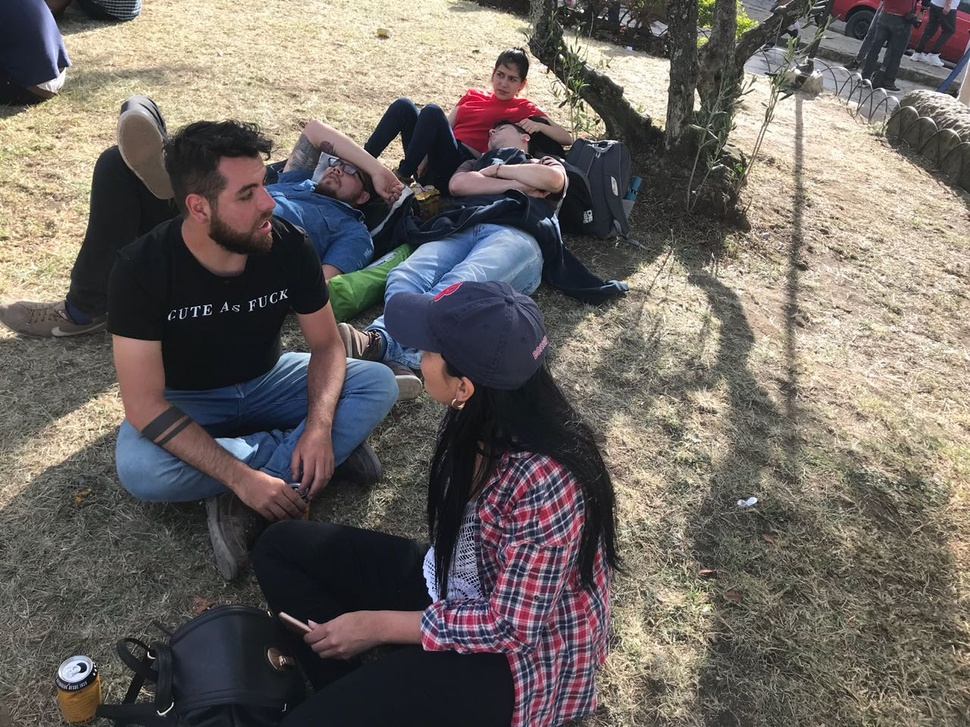
#> input picture data_test/profile_juan.jpg, 970 x 727 px, shrunk from 1280 x 960 before the run
$ python test.py
#> lines starting #> are read from the running program, lines starting #| are printed output that depends on the picture
import cv2
import time
import imutils
import numpy as np


def detect(img, cascade):
    rects,_,confidence = cascade.detectMultiScale3(img, scaleFactor=1.3, minNeighbors=4, minSize=(30, 30),
                                    flags=cv2.CASCADE_SCALE_IMAGE, outputRejectLevels = True)
    #rects = cascade.detectMultiScale(img,minNeighbors=10, scaleFactor=1.05)
    if len(rects) == 0:
        return (),()
    rects[:,2:] += rects[:,:2]
    return rects,confidence

def bounding_box(img,box,match_name=[]):
    for i in np.arange(len(box)):
        x0,y0,x1,y1 = box[i]
        img = cv2.rectangle(img,
                      (x0,y0),
                      (x1,y1),
                      (0,255,0),3);
        if not match_name:
            continue
        else:
            cv2.putText(img, match_name[i], (x0, y0-10), cv2.FONT_HERSHEY_SIMPLEX, 0.9, (0,255,0), 2)
    return img

def convert_rightbox(img,box_right):
    res = np.array([])
    _,x_max = img.shape
    for box_ in box_right:
        box = np.copy(box_)
        box[0] = x_max-box_[2]
        box[2] = x_max-box_[0]
        if res.size == 0:
            res = np.expand_dims(box,axis=0)
        else:
            res = np.vstack((res,box))
    return res


# crear el detector de rostros frontal
detect_frontal_face = cv2.CascadeClassifier('haarcascades/haarcascade_frontalface_alt.xml')
# crear el detector de perfil rostros
detect_perfil_face = cv2.CascadeClassifier('haarcascades/haarcascade_profileface.xml')

img = cv2.imread("data_test/profile_juan.jpg")
#> img is the input picture: shape (727, 970, 3); mean B, G, R 98.4, 103.7, 110
gray = cv2.cvtColor(img, cv2.COLOR_BGR2GRAY)
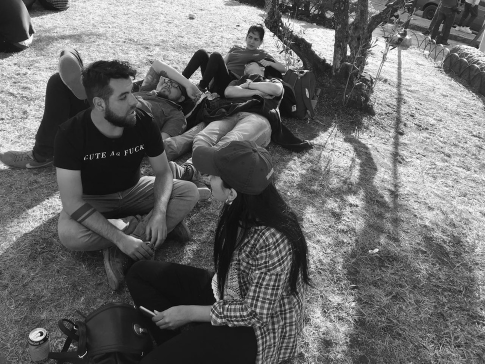
#> gray: shape (727, 970) (shown at 1/2 size); min 0, max 255, mean 105

# frontal_face
box_frontal,w_frontal = detect(gray,detect_frontal_face)
#> in detect, `rects,_,confidence = cascade.detectMultiScale3(img, scaleFactor=1.3, m..`: rects = ()
#> box_frontal = (); w_frontal = ()
if len(box_frontal)==0:
    box_frontal = []
    name_frontal = []
else:
    name_frontal = len(box_frontal)*["frontal"]
# left_face
box_left, w_left = detect(gray,detect_perfil_face)
#> box_left = (); w_left = ()
if len(box_left)==0:
    box_left = []
    name_left = []
else:
    name_left = len(box_left)*["left"]
# right_face
gray_flipped = cv2.flip(gray, 1)
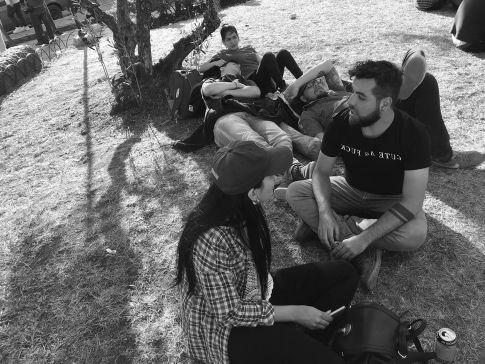
#> gray_flipped: shape (727, 970) (shown at 1/2 size); min 0, max 255, mean 105
box_right, w_right = detect(gray_flipped,detect_perfil_face)
#> box_right = [[676, 148, 781, 253]]; w_right = [3]
if len(box_right)==0:
    box_right = []
    name_right = []
else:
    box_right = convert_rightbox(gray,box_right)
#> the loop in convert_rightbox, `for box_ in box_right:` made 1 pass
#> res on pass 1: [[189, 148, 294, 253]]
#> box_right = [[189, 148, 294, 253]]
    name_right = len(box_right)*["right"]
#> name_right = ['right']

boxes = list(box_frontal)+list(box_left)+list(box_right)
#> boxes = [[189, 148, 294, 253]]
names = list(name_frontal)+list(name_left)+list(name_right)
#> names = ['right']


res_img = bounding_box(img,boxes,names)
#> the loop in bounding_box, `for i in np.arange(len(box)):` made 1 pass
#> after the loop in bounding_box, `for i in np.arange(len(box)):`:
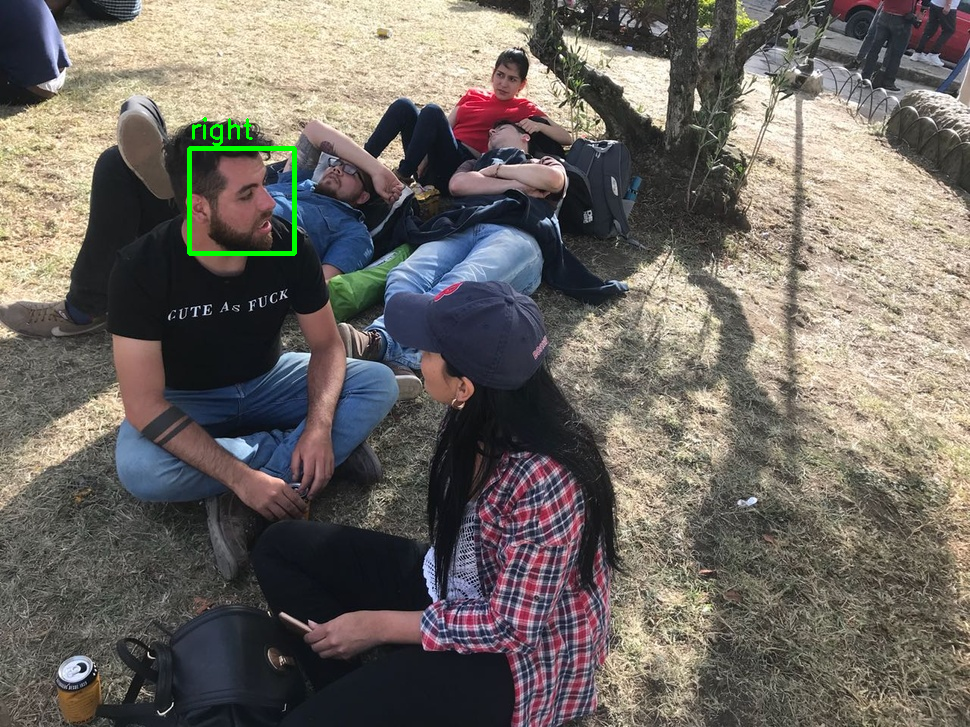
#> img: shape (727, 970, 3); mean B, G, R 98.2, 104.4, 109.8
cv2.imshow('profile_detection',res_img)
cv2.waitKey(0)

$ run again, with data_test/friends.jpg copied over data_test/profile_juan.jpg
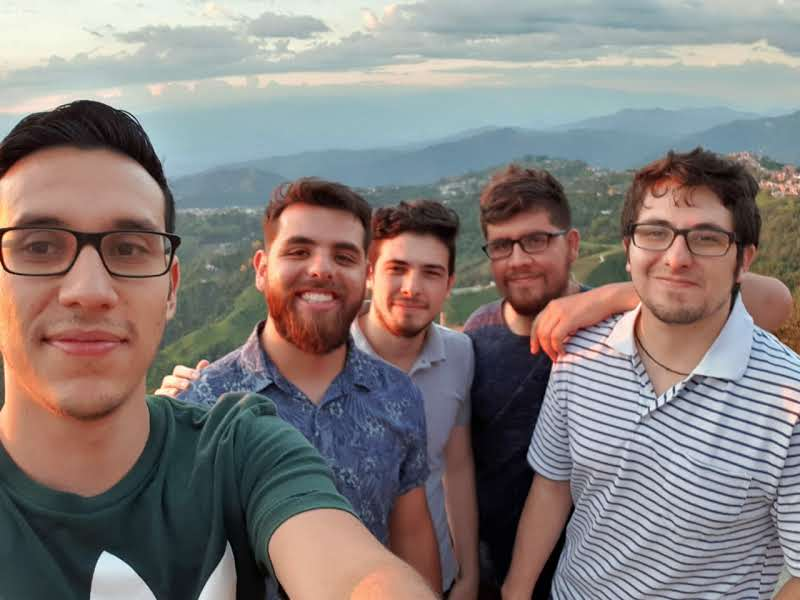
#> input picture data_test/friends.jpg, 800 x 600 px
#> img is the input picture: shape (600, 800, 3); mean B, G, R 123.2, 125.5, 133.7
#> rects = [[477, 208, 91, 91], [368, 236, 91, 91], [260, 206, 119, 119], [616, 186, 130, 130]]; confidence = [108.5, 108.7, 108.2, 108.4]
#> box_frontal = [[477, 208, 568, 299], [368, 236, 459, 327], [260, 206, 379, 325], [616, 186, 746, 316]]; w_frontal = [108.5, 108.7, 108.2, 108.4]
#> name_frontal = ['frontal', 'frontal', 'frontal', 'frontal']
#> box_left = ()
#> `gray_flipped = cv2.flip(gray, 1)`:
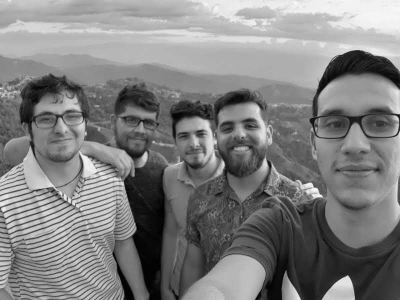
#> gray_flipped: shape (600, 800) (shown at 1/2 size); min 0, max 253, mean 127.7
#> boxes has the same summary as box_frontal
#> names = ['frontal', 'frontal', 'frontal', 'frontal']
#> the loop in bounding_box, `for i in np.arange(len(box)):` made 4 passes
#> after the loop in bounding_box, `for i in np.arange(len(box)):`:
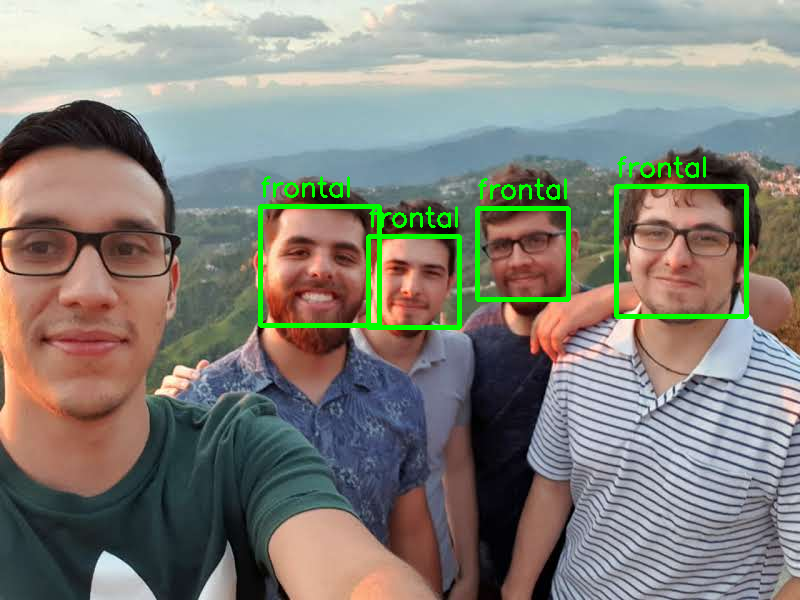
#> img: shape (600, 800, 3); mean B, G, R 121.5, 129.4, 131.1

$ run again, with data_test/friends10.jpg copied over data_test/profile_juan.jpg
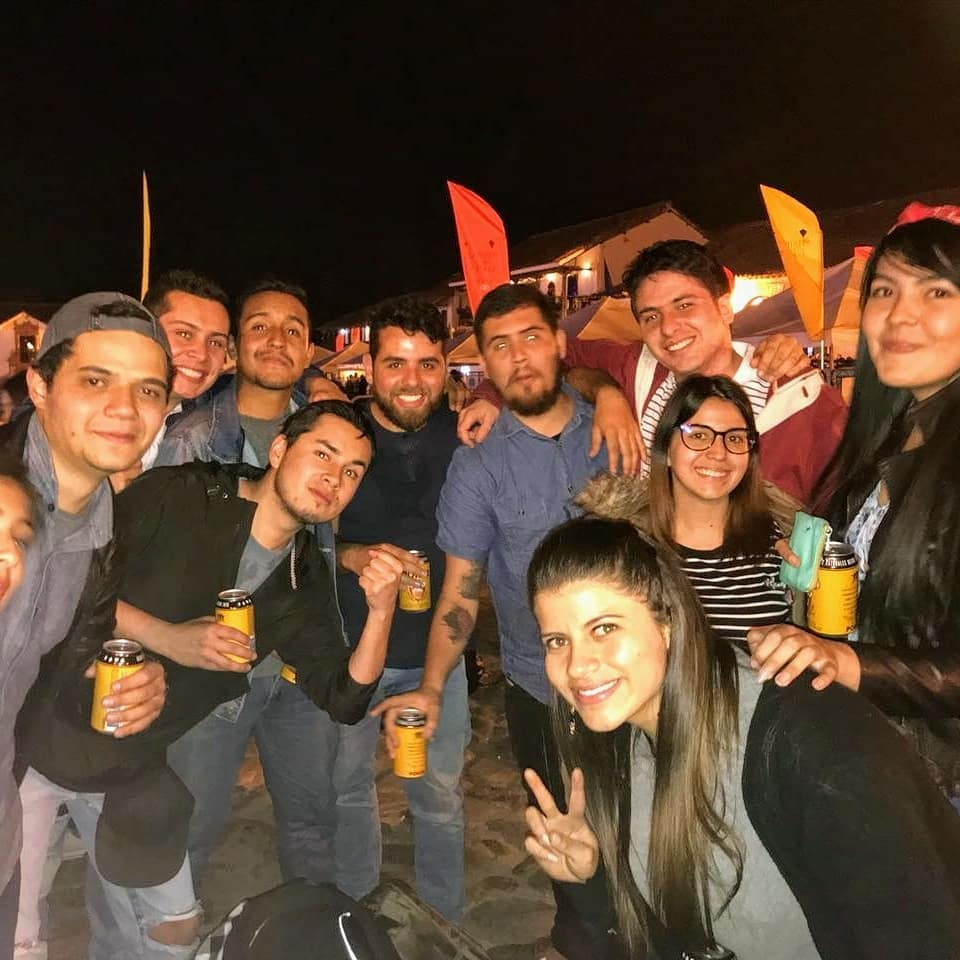
#> input picture data_test/friends10.jpg, 960 x 960 px
#> img is the input picture: shape (960, 960, 3); mean B, G, R 50.5, 68.3, 91.4
#> rects = [[228, 292, 96, 96], [370, 333, 84, 84], [472, 303, 97, 97], [53, 335, 133, 133], [667, 400, 97, 97]]; confidence = [108.3, 109.6, 107.8, 108.5, 108]
#> box_frontal = [[228, 292, 324, 388], [370, 333, 454, 417], [472, 303, 569, 400], [53, 335, 186, 468], [667, 400, 764, 497]]; w_frontal = [108.3, 109.6, 107.8, 108.5, 108]
#> name_frontal = ['frontal', 'frontal', 'frontal', 'frontal', 'frontal']
#> box_left = ()
#> `gray_flipped = cv2.flip(gray, 1)`:
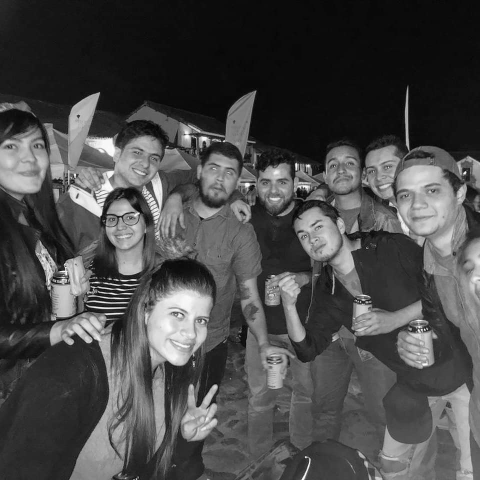
#> gray_flipped: shape (960, 960) (shown at 1/2 size); min 1, max 255, mean 73.2
#> boxes has the same summary as box_frontal
#> names has the same summary as name_frontal
#> the loop in bounding_box, `for i in np.arange(len(box)):` made 5 passes
#> after the loop in bounding_box, `for i in np.arange(len(box)):`:
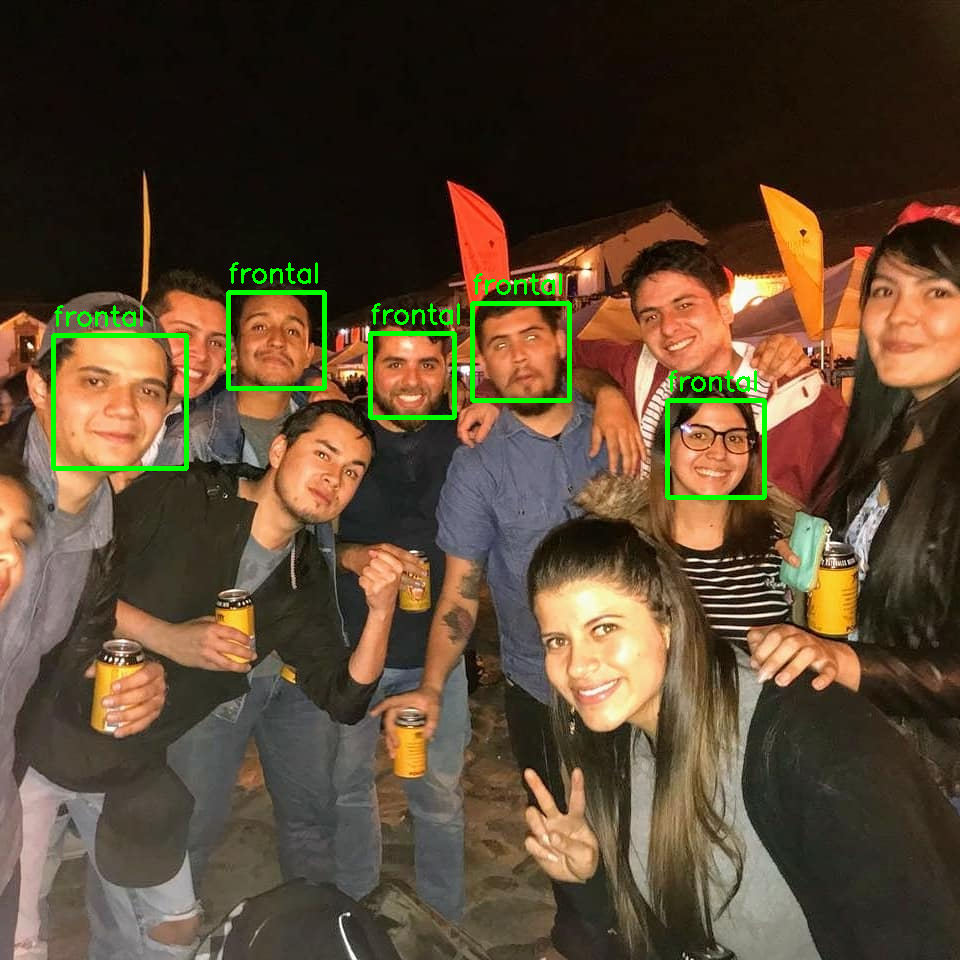
#> img: shape (960, 960, 3); mean B, G, R 49.8, 70.9, 89.7
